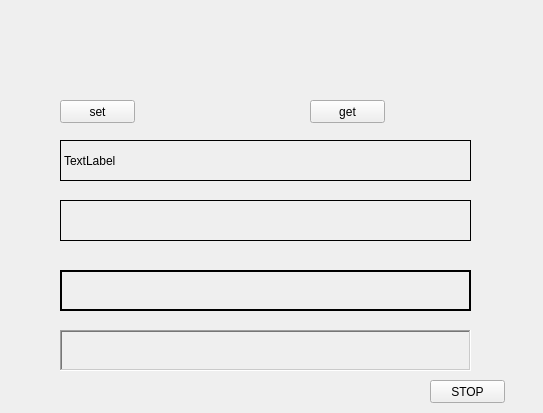
<?xml version="1.0" encoding="UTF-8"?>
<ui version="4.0">
 <class>Widget</class>
 <widget class="QWidget" name="Widget">
  <property name="geometry">
   <rect>
    <x>0</x>
    <y>0</y>
    <width>543</width>
    <height>413</height>
   </rect>
  </property>
  <property name="windowTitle">
   <string>Widget</string>
  </property>
  <widget class="SmallWidget" name="widget" native="true">
   <property name="geometry">
    <rect>
     <x>50</x>
     <y>30</y>
     <width>381</width>
     <height>51</height>
    </rect>
   </property>
  </widget>
  <widget class="QPushButton" name="btn_set">
   <property name="geometry">
    <rect>
     <x>60</x>
     <y>100</y>
     <width>75</width>
     <height>23</height>
    </rect>
   </property>
   <property name="text">
    <string>set</string>
   </property>
  </widget>
  <widget class="QPushButton" name="btn_get">
   <property name="geometry">
    <rect>
     <x>310</x>
     <y>100</y>
     <width>75</width>
     <height>23</height>
    </rect>
   </property>
   <property name="text">
    <string>get</string>
   </property>
  </widget>
  <widget class="MyLabel" name="lbl">
   <property name="geometry">
    <rect>
     <x>60</x>
     <y>140</y>
     <width>411</width>
     <height>41</height>
    </rect>
   </property>
   <property name="frameShape">
    <enum>QFrame::Box</enum>
   </property>
   <property name="text">
    <string>TextLabel</string>
   </property>
  </widget>
  <widget class="QLabel" name="lblTimer">
   <property name="geometry">
    <rect>
     <x>60</x>
     <y>200</y>
     <width>411</width>
     <height>41</height>
    </rect>
   </property>
   <property name="frameShape">
    <enum>QFrame::Panel</enum>
   </property>
   <property name="text">
    <string/>
   </property>
   <property name="textFormat">
    <enum>Qt::RichText</enum>
   </property>
  </widget>
  <widget class="QLabel" name="lblTimer_2">
   <property name="geometry">
    <rect>
     <x>60</x>
     <y>270</y>
     <width>411</width>
     <height>41</height>
    </rect>
   </property>
   <property name="frameShape">
    <enum>QFrame::WinPanel</enum>
   </property>
   <property name="text">
    <string/>
   </property>
   <property name="textFormat">
    <enum>Qt::RichText</enum>
   </property>
  </widget>
  <widget class="QLabel" name="lblTimer_3">
   <property name="geometry">
    <rect>
     <x>60</x>
     <y>330</y>
     <width>411</width>
     <height>41</height>
    </rect>
   </property>
   <property name="frameShape">
    <enum>QFrame::WinPanel</enum>
   </property>
   <property name="frameShadow">
    <enum>QFrame::Sunken</enum>
   </property>
   <property name="text">
    <string/>
   </property>
   <property name="textFormat">
    <enum>Qt::RichText</enum>
   </property>
  </widget>
  <widget class="QPushButton" name="btn_stop">
   <property name="geometry">
    <rect>
     <x>430</x>
     <y>380</y>
     <width>75</width>
     <height>23</height>
    </rect>
   </property>
   <property name="text">
    <string>STOP</string>
   </property>
  </widget>
 </widget>
 <customwidgets>
  <customwidget>
   <class>SmallWidget</class>
   <extends>QWidget</extends>
   <header location="global">smallwidget.h</header>
   <container>1</container>
  </customwidget>
  <customwidget>
   <class>MyLabel</class>
   <extends>QLabel</extends>
   <header>mylabel.h</header>
  </customwidget>
 </customwidgets>
 <resources/>
 <connections/>
</ui>
